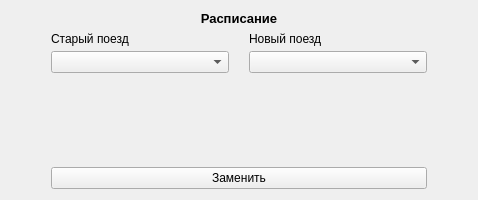
<?xml version="1.0" encoding="UTF-8"?>
<ui version="4.0">
 <class>CursorUpdateScheduleTrainModal</class>
 <widget class="QWidget" name="CursorUpdateScheduleTrainModal">
  <property name="geometry">
   <rect>
    <x>0</x>
    <y>0</y>
    <width>478</width>
    <height>200</height>
   </rect>
  </property>
  <property name="windowTitle">
   <string>Form</string>
  </property>
  <layout class="QVBoxLayout" name="verticalLayout">
   <item>
    <widget class="QLabel" name="label">
     <property name="styleSheet">
      <string notr="true">font-weight: 600; font-size: 10pt; color: black;</string>
     </property>
     <property name="text">
      <string>Расписание</string>
     </property>
     <property name="alignment">
      <set>Qt::AlignCenter</set>
     </property>
    </widget>
   </item>
   <item>
    <layout class="QHBoxLayout" name="horizontalLayout" stretch="0,2,0">
     <item>
      <spacer name="horizontalSpacer">
       <property name="orientation">
        <enum>Qt::Horizontal</enum>
       </property>
       <property name="sizeHint" stdset="0">
        <size>
         <width>40</width>
         <height>20</height>
        </size>
       </property>
      </spacer>
     </item>
     <item>
      <layout class="QVBoxLayout" name="formLayout">
       <property name="spacing">
        <number>20</number>
       </property>
       <item>
        <layout class="QGridLayout" name="gridLayout" columnstretch="1,1">
         <property name="sizeConstraint">
          <enum>QLayout::SetMinimumSize</enum>
         </property>
         <item row="0" column="1">
          <layout class="QVBoxLayout" name="inputGroup_8">
           <property name="spacing">
            <number>5</number>
           </property>
           <item>
            <widget class="QLabel" name="trainLabel">
             <property name="text">
              <string>Новый поезд</string>
             </property>
            </widget>
           </item>
           <item>
            <widget class="QComboBox" name="newTrainComboBox"/>
           </item>
          </layout>
         </item>
         <item row="0" column="0">
          <layout class="QVBoxLayout" name="inputGroup_9">
           <property name="spacing">
            <number>5</number>
           </property>
           <item>
            <widget class="QLabel" name="trainLabel_2">
             <property name="text">
              <string>Старый поезд</string>
             </property>
            </widget>
           </item>
           <item>
            <widget class="QComboBox" name="oldTrainComboBox"/>
           </item>
          </layout>
         </item>
        </layout>
       </item>
       <item>
        <spacer name="verticalSpacer_2">
         <property name="orientation">
          <enum>Qt::Vertical</enum>
         </property>
         <property name="sizeHint" stdset="0">
          <size>
           <width>20</width>
           <height>40</height>
          </size>
         </property>
        </spacer>
       </item>
       <item>
        <widget class="QPushButton" name="replaceButton">
         <property name="cursor">
          <cursorShape>PointingHandCursor</cursorShape>
         </property>
         <property name="text">
          <string>Заменить</string>
         </property>
        </widget>
       </item>
      </layout>
     </item>
     <item>
      <spacer name="horizontalSpacer_2">
       <property name="orientation">
        <enum>Qt::Horizontal</enum>
       </property>
       <property name="sizeHint" stdset="0">
        <size>
         <width>40</width>
         <height>20</height>
        </size>
       </property>
      </spacer>
     </item>
    </layout>
   </item>
  </layout>
 </widget>
 <resources/>
 <connections/>
</ui>
